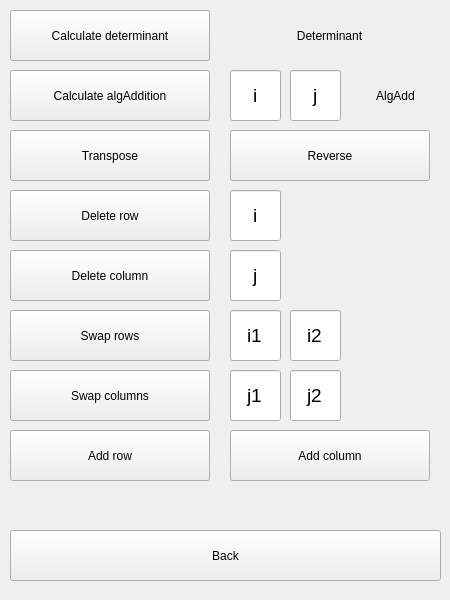
<?xml version="1.0" encoding="UTF-8"?>
<ui version="4.0">
 <class>MatrixButtons</class>
 <widget class="QWidget" name="MatrixButtons">
  <property name="geometry">
   <rect>
    <x>0</x>
    <y>0</y>
    <width>450</width>
    <height>600</height>
   </rect>
  </property>
  <property name="windowTitle">
   <string>Form</string>
  </property>
  <widget class="QPushButton" name="calcDetBtn">
   <property name="geometry">
    <rect>
     <x>10</x>
     <y>10</y>
     <width>200</width>
     <height>51</height>
    </rect>
   </property>
   <property name="text">
    <string>Calculate determinant</string>
   </property>
  </widget>
  <widget class="QLabel" name="detLbl">
   <property name="geometry">
    <rect>
     <x>229</x>
     <y>10</y>
     <width>201</width>
     <height>51</height>
    </rect>
   </property>
   <property name="text">
    <string>Determinant</string>
   </property>
   <property name="alignment">
    <set>Qt::AlignCenter</set>
   </property>
  </widget>
  <widget class="QPushButton" name="calcAlgAddBtn">
   <property name="geometry">
    <rect>
     <x>10</x>
     <y>70</y>
     <width>200</width>
     <height>51</height>
    </rect>
   </property>
   <property name="text">
    <string>Calculate algAddition</string>
   </property>
  </widget>
  <widget class="QLineEdit" name="iEdit">
   <property name="geometry">
    <rect>
     <x>230</x>
     <y>70</y>
     <width>51</width>
     <height>51</height>
    </rect>
   </property>
   <property name="font">
    <font>
     <pointsize>14</pointsize>
    </font>
   </property>
   <property name="text">
    <string>i</string>
   </property>
   <property name="alignment">
    <set>Qt::AlignCenter</set>
   </property>
  </widget>
  <widget class="QLineEdit" name="jEdit">
   <property name="geometry">
    <rect>
     <x>290</x>
     <y>70</y>
     <width>51</width>
     <height>51</height>
    </rect>
   </property>
   <property name="font">
    <font>
     <pointsize>14</pointsize>
    </font>
   </property>
   <property name="text">
    <string>j</string>
   </property>
   <property name="alignment">
    <set>Qt::AlignCenter</set>
   </property>
  </widget>
  <widget class="QLabel" name="algAddLbl">
   <property name="geometry">
    <rect>
     <x>350</x>
     <y>70</y>
     <width>91</width>
     <height>51</height>
    </rect>
   </property>
   <property name="text">
    <string>AlgAdd</string>
   </property>
   <property name="alignment">
    <set>Qt::AlignCenter</set>
   </property>
  </widget>
  <widget class="QPushButton" name="reverseBtn">
   <property name="geometry">
    <rect>
     <x>230</x>
     <y>130</y>
     <width>200</width>
     <height>51</height>
    </rect>
   </property>
   <property name="text">
    <string>Reverse</string>
   </property>
  </widget>
  <widget class="QPushButton" name="transposeBtn">
   <property name="geometry">
    <rect>
     <x>10</x>
     <y>130</y>
     <width>200</width>
     <height>51</height>
    </rect>
   </property>
   <property name="text">
    <string>Transpose</string>
   </property>
  </widget>
  <widget class="QLineEdit" name="iDelEdit">
   <property name="geometry">
    <rect>
     <x>230</x>
     <y>190</y>
     <width>51</width>
     <height>51</height>
    </rect>
   </property>
   <property name="font">
    <font>
     <pointsize>14</pointsize>
    </font>
   </property>
   <property name="text">
    <string>i</string>
   </property>
   <property name="alignment">
    <set>Qt::AlignCenter</set>
   </property>
  </widget>
  <widget class="QPushButton" name="delRowBtn">
   <property name="geometry">
    <rect>
     <x>10</x>
     <y>190</y>
     <width>200</width>
     <height>51</height>
    </rect>
   </property>
   <property name="text">
    <string>Delete row</string>
   </property>
  </widget>
  <widget class="QLineEdit" name="jDelEdit">
   <property name="geometry">
    <rect>
     <x>230</x>
     <y>250</y>
     <width>51</width>
     <height>51</height>
    </rect>
   </property>
   <property name="font">
    <font>
     <pointsize>14</pointsize>
    </font>
   </property>
   <property name="text">
    <string>j</string>
   </property>
   <property name="alignment">
    <set>Qt::AlignCenter</set>
   </property>
  </widget>
  <widget class="QPushButton" name="delColBtn">
   <property name="geometry">
    <rect>
     <x>10</x>
     <y>250</y>
     <width>200</width>
     <height>51</height>
    </rect>
   </property>
   <property name="text">
    <string>Delete column</string>
   </property>
  </widget>
  <widget class="QPushButton" name="backBtn">
   <property name="geometry">
    <rect>
     <x>10</x>
     <y>530</y>
     <width>431</width>
     <height>51</height>
    </rect>
   </property>
   <property name="text">
    <string>Back</string>
   </property>
  </widget>
  <widget class="QLineEdit" name="i2Edit">
   <property name="geometry">
    <rect>
     <x>290</x>
     <y>310</y>
     <width>51</width>
     <height>51</height>
    </rect>
   </property>
   <property name="font">
    <font>
     <pointsize>14</pointsize>
    </font>
   </property>
   <property name="text">
    <string>i2</string>
   </property>
   <property name="alignment">
    <set>Qt::AlignCenter</set>
   </property>
  </widget>
  <widget class="QLineEdit" name="i1Edit">
   <property name="geometry">
    <rect>
     <x>230</x>
     <y>310</y>
     <width>51</width>
     <height>51</height>
    </rect>
   </property>
   <property name="font">
    <font>
     <pointsize>14</pointsize>
    </font>
   </property>
   <property name="text">
    <string>i1</string>
   </property>
   <property name="alignment">
    <set>Qt::AlignCenter</set>
   </property>
  </widget>
  <widget class="QPushButton" name="swapRowsBtn">
   <property name="geometry">
    <rect>
     <x>10</x>
     <y>310</y>
     <width>200</width>
     <height>51</height>
    </rect>
   </property>
   <property name="text">
    <string>Swap rows</string>
   </property>
  </widget>
  <widget class="QLineEdit" name="j2Edit">
   <property name="geometry">
    <rect>
     <x>290</x>
     <y>370</y>
     <width>51</width>
     <height>51</height>
    </rect>
   </property>
   <property name="font">
    <font>
     <pointsize>14</pointsize>
    </font>
   </property>
   <property name="text">
    <string>j2</string>
   </property>
   <property name="alignment">
    <set>Qt::AlignCenter</set>
   </property>
  </widget>
  <widget class="QLineEdit" name="j1Edit">
   <property name="geometry">
    <rect>
     <x>230</x>
     <y>370</y>
     <width>51</width>
     <height>51</height>
    </rect>
   </property>
   <property name="font">
    <font>
     <pointsize>14</pointsize>
    </font>
   </property>
   <property name="text">
    <string>j1</string>
   </property>
   <property name="alignment">
    <set>Qt::AlignCenter</set>
   </property>
  </widget>
  <widget class="QPushButton" name="swapColsBtn">
   <property name="geometry">
    <rect>
     <x>10</x>
     <y>370</y>
     <width>200</width>
     <height>51</height>
    </rect>
   </property>
   <property name="text">
    <string>Swap columns</string>
   </property>
  </widget>
  <widget class="QPushButton" name="addRowBtn">
   <property name="geometry">
    <rect>
     <x>10</x>
     <y>430</y>
     <width>200</width>
     <height>51</height>
    </rect>
   </property>
   <property name="text">
    <string>Add row</string>
   </property>
  </widget>
  <widget class="QPushButton" name="addColBtn">
   <property name="geometry">
    <rect>
     <x>230</x>
     <y>430</y>
     <width>200</width>
     <height>51</height>
    </rect>
   </property>
   <property name="text">
    <string>Add column</string>
   </property>
  </widget>
 </widget>
 <resources/>
 <connections/>
</ui>
